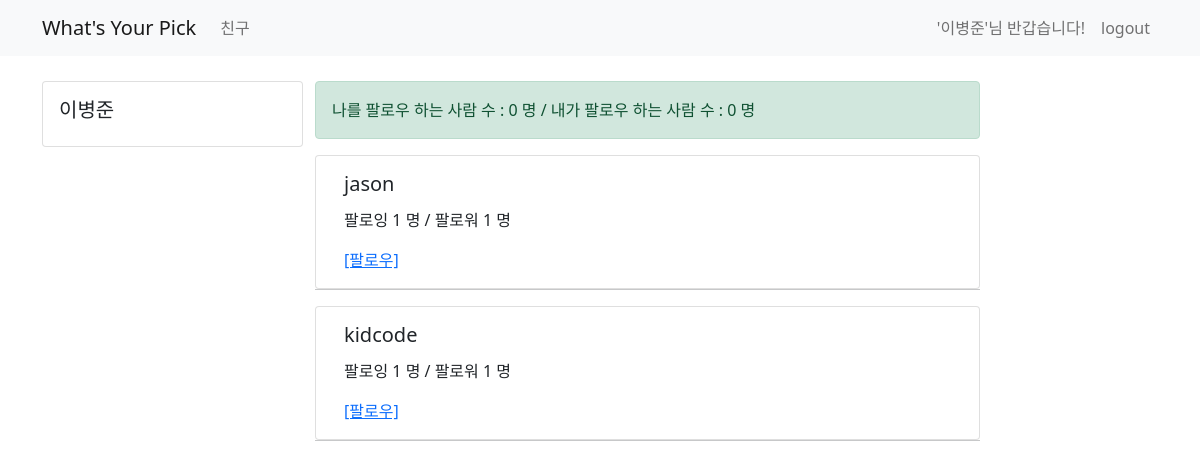
Before: /user/ (signed in) with the older database file.
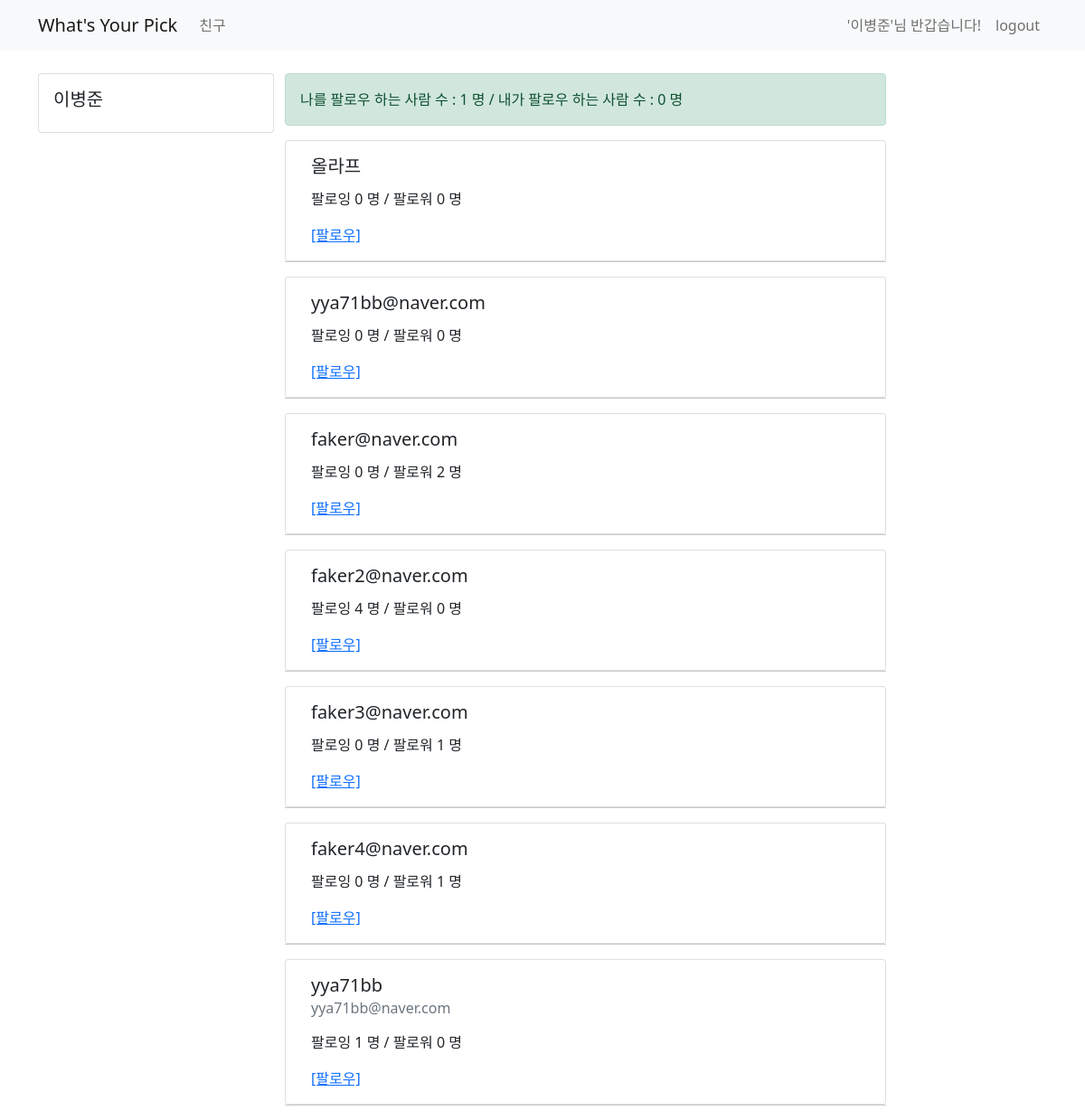
After: the same page with the newer database file.
### user/models.py (models this page shows)
class UserModel(AbstractUser):
    class Meta:
        db_table = "my_user"
    nickname = models.CharField(max_length=256, default='')
    follow = models.ManyToManyField(settings.AUTH_USER_MODEL, related_name='followee')

### user/views.py (the view)
# urls.py: path('user/', views.user_view, name='user-list'),
@login_required
def user_view(request):
    if request.method == 'GET':
        user_list = UserModel.objects.all().exclude(username=request.user.username)
        return render(request, 'user/user_list.html', {'user_list': user_list})

### templates/user/user_list.html (shortened to what this page needs)
{% extends 'base.html' %}
{% block content %}
    <div class="container timeline-container">
        <div class="row">
            <div class="col-md-3">
                <div class="card">
                    <div class="card-body">
                        <h5 class="card-title">{{ user.username }}</h5>
                    </div>
                </div>
            </div>
            <div class="col-md-7">
                <div class="row">
                    <div class="alert alert-success" role="alert">
                        나를 팔로우 하는 사람 수 : {{ user.followee.count }} 명 / 내가 팔로우 하는 사람 수 : {{ user.follow.count }} 명
                    </div>
                </div>
                <div class="row">
                    {% for ul in user_list %}
                        <div class="card">
                            <div class="card-body">
                                <h5 class="card-title">{{ ul.username }}</h5>
                                <h6 class="card-subtitle mb-2 text-muted">{{ ul.email }}</h6>
                                <p class="card-text">
                                    팔로잉 {{ ul.follow.count }} 명 / 팔로워 {{ ul.followee.count }} 명
                                </p>
                                {% if ul in user.follow.all %}
                                    <a href="/user/follow/{{ ul.id }}" class="card-link">[팔로우 취소]</a>
                                {% else %}
                                    <a href="/user/follow/{{ ul.id }}" class="card-link">[팔로우]</a>
                                {% endif %}
                            </div>
                        </div>
                        <hr>
                    {% endfor %}
                </div>
            </div>
            <div class="col-md-2"></div>
        </div>
    </div>
{% endblock %}

### templates/base.html (shortened to what this page needs)
<!DOCTYPE html>
<html lang="en">
<head>
    <link href="https://cdn.jsdelivr.net/npm/bootstrap@5.0.0-beta3/dist/css/bootstrap.min.css" rel="stylesheet">
</head>
<body>
<nav class="navbar navbar-expand-lg navbar-light bg-light">
    <div class="container">
        <a class="navbar-brand" href="/">What's Your Pick</a>
        {% if user.is_authenticated %}
        <div class="collapse navbar-collapse" id="navbarSupportedContent">
            <ul class="navbar-nav mr-auto">
                <li class="nav-item active">
                    <a class="nav-link" href="/user"> 친구 </a>
                </li>
            </ul>
        </div>
        {% endif %}
        <form class="form-inline my-2 my-lg-0">
            {% if not user.is_authenticated %}
            <ul class="navbar-nav mr-auto">
                <li class="nav-item active">
                    <a class="nav-link" href="/sign-in"> Sign In <span class="sr-only"></span></a>
                </li>
                <li class="nav-item active">
                    <a class="nav-link" href="/sign-up"> Sign Up <span class="sr-only"></span></a>
                </li>
            </ul>
            {% else %}
            <ul class="navbar-nav mr-auto">
                <li class="nav-item disabled">
                    <span class="nav-link">
                        '{{ user.username }}'님 반갑습니다!
                    </span>
                </li>
                <li class="nav-item active">
                    <a class="nav-link" href="/logout"> logout </a>
                </li>
            </ul>
            {% endif %}
        </form>
    </div>
</nav>
{% block content %}
{% endblock %}
</body>
</html>

### templates/base.html (style rules this page uses)
.timeline-container { margin-top : 25px }

Changed rows visible on the page:
removed UserModel: username "jason", follow.count "1", followee.count "1"
removed UserModel: username "kidcode", follow.count "1", followee.count "1"
computed for UserModel "이병준": followee.count "0" → "1"
added UserModel: username "올라프", follow.count "0", followee.count "0"
added UserModel: username "yya71bb@naver.com", follow.count "0", followee.count "0"
added UserModel: username "faker@naver.com", follow.count "0", followee.count "2"
added UserModel: username "faker2@naver.com", follow.count "4", followee.count "0"
added UserModel: username "faker3@naver.com", follow.count "0", followee.count "1"
added UserModel: username "faker4@naver.com", follow.count "0", followee.count "1"
added UserModel: username "yya71bb", email "yya71bb@naver.com", follow.count "1", followee.count "0"
